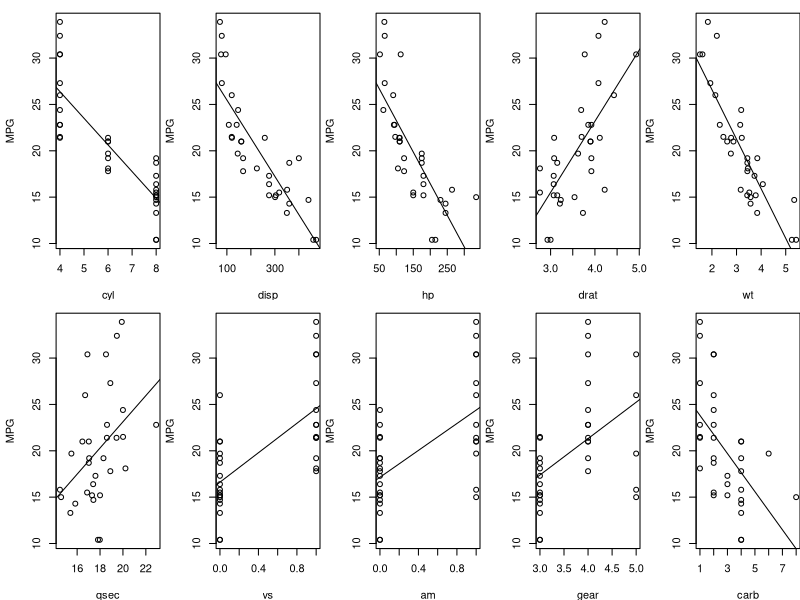
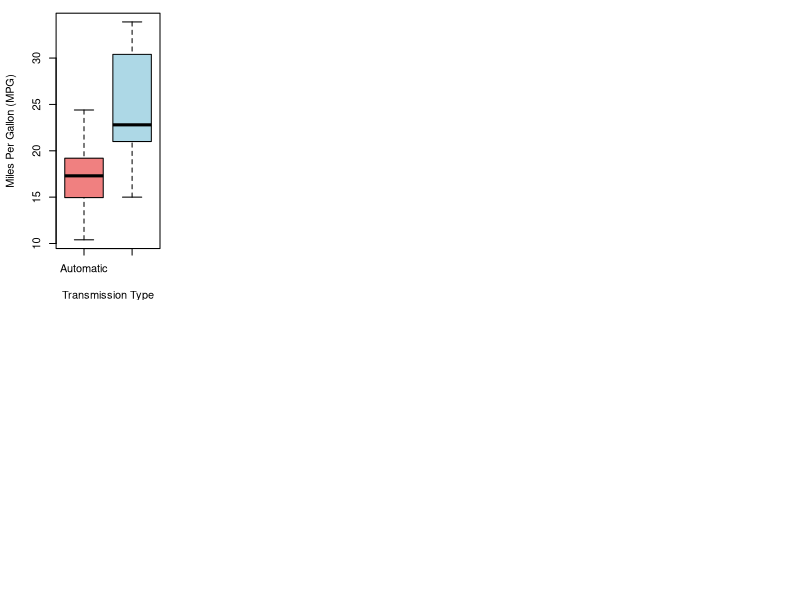
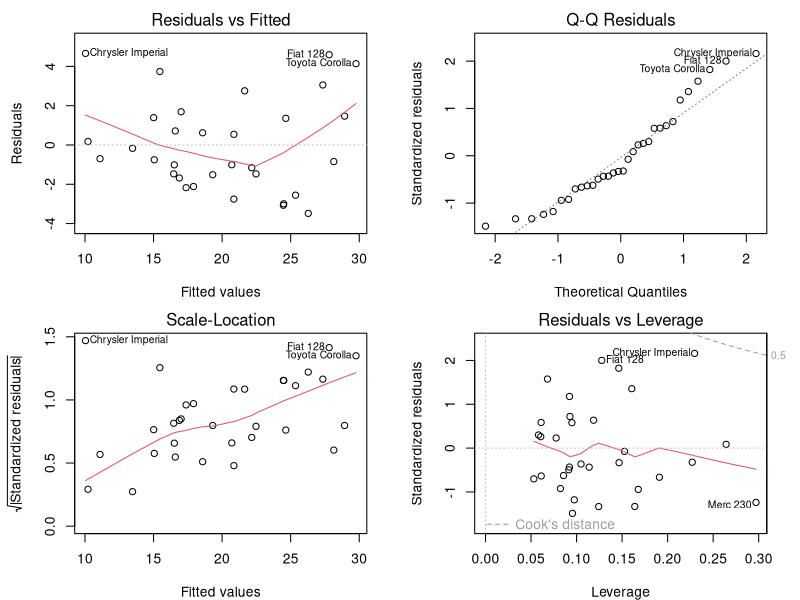

The R source for these figures, in order:
## ---- chunk 1
options(scipen = 999, digits = 5)
## ---- chunk 2
par(mfrow=c(2,5),mar=c(3.90, 4.25, 1, 0))
for (variables in 2:11){thisvar = mtcars[,variables]
  plot(thisvar, mtcars$mpg, xlab = names(mtcars[variables]), ylab='MPG')
  abline(lm(mtcars$mpg ~ thisvar))}
## ---- chunk 3
basicmodel <- lm(mpg ~ factor(am), data=mtcars)
summary(basicmodel)$coef;summary(basicmodel)$r.squared
## ---- chunk 4
fullmodel <- lm(mpg ~ ., data=mtcars); idealmodel <- step(fullmodel, direction = "backward")
## ---- chunk 5
summary(fullmodel)$coef;summary(fullmodel)$r.squared
summary(idealmodel)$coef;summary(idealmodel)$r.squared
## ---- chunk 6
plot(mtcars$mpg ~ factor(mtcars$am), ylab = 'Miles Per Gallon (MPG)', xlab='Transmission Type', names=c("Automatic","Manual"), col=c("lightcoral","lightblue"))
## ---- chunk 7
par(mfrow=c(2,2),mar=c(4, 4.5, 2, 2))
plot(idealmodel)
